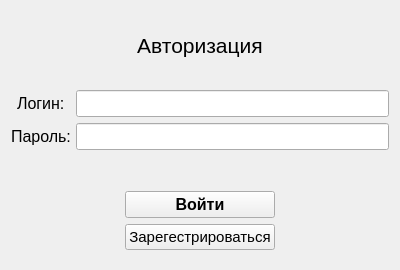
<?xml version="1.0" encoding="UTF-8"?>
<ui version="4.0">
 <class>SignIn</class>
 <widget class="QWidget" name="SignIn">
  <property name="geometry">
   <rect>
    <x>0</x>
    <y>0</y>
    <width>400</width>
    <height>270</height>
   </rect>
  </property>
  <property name="windowTitle">
   <string>Form</string>
  </property>
  <layout class="QVBoxLayout" name="verticalLayout">
   <item>
    <widget class="QLabel" name="label_4">
     <property name="font">
      <font>
       <pointsize>16</pointsize>
      </font>
     </property>
     <property name="text">
      <string>Авторизация</string>
     </property>
     <property name="alignment">
      <set>Qt::AlignCenter</set>
     </property>
    </widget>
   </item>
   <item>
    <layout class="QFormLayout" name="formLayout">
     <property name="fieldGrowthPolicy">
      <enum>QFormLayout::ExpandingFieldsGrow</enum>
     </property>
     <property name="labelAlignment">
      <set>Qt::AlignCenter</set>
     </property>
     <property name="formAlignment">
      <set>Qt::AlignCenter</set>
     </property>
     <property name="horizontalSpacing">
      <number>0</number>
     </property>
     <property name="leftMargin">
      <number>0</number>
     </property>
     <property name="topMargin">
      <number>0</number>
     </property>
     <property name="rightMargin">
      <number>0</number>
     </property>
     <property name="bottomMargin">
      <number>0</number>
     </property>
     <item row="0" column="0">
      <widget class="QLabel" name="label_5">
       <property name="font">
        <font>
         <pointsize>12</pointsize>
        </font>
       </property>
       <property name="text">
        <string>Логин: </string>
       </property>
      </widget>
     </item>
     <item row="0" column="1">
      <widget class="QLineEdit" name="Llog">
       <property name="font">
        <font>
         <pointsize>12</pointsize>
        </font>
       </property>
       <property name="alignment">
        <set>Qt::AlignLeading|Qt::AlignLeft|Qt::AlignVCenter</set>
       </property>
      </widget>
     </item>
     <item row="1" column="0">
      <widget class="QLabel" name="label_6">
       <property name="font">
        <font>
         <pointsize>12</pointsize>
        </font>
       </property>
       <property name="text">
        <string>Пароль: </string>
       </property>
      </widget>
     </item>
     <item row="1" column="1">
      <widget class="QLineEdit" name="Lpass">
       <property name="font">
        <font>
         <pointsize>12</pointsize>
        </font>
       </property>
       <property name="echoMode">
        <enum>QLineEdit::Password</enum>
       </property>
       <property name="alignment">
        <set>Qt::AlignLeading|Qt::AlignLeft|Qt::AlignVCenter</set>
       </property>
      </widget>
     </item>
    </layout>
   </item>
   <item>
    <widget class="QLabel" name="labelError">
     <property name="minimumSize">
      <size>
       <width>0</width>
       <height>25</height>
      </size>
     </property>
     <property name="maximumSize">
      <size>
       <width>16777215</width>
       <height>25</height>
      </size>
     </property>
     <property name="font">
      <font>
       <pointsize>10</pointsize>
       <weight>50</weight>
       <bold>false</bold>
      </font>
     </property>
     <property name="whatsThis">
      <string>&lt;html&gt;&lt;head/&gt;&lt;body&gt;&lt;p&gt;Если вам не удается войти в свой аккаунт, обратитесь за помощью к администратору.&lt;/p&gt;&lt;/body&gt;&lt;/html&gt;</string>
     </property>
     <property name="styleSheet">
      <string notr="true"/>
     </property>
     <property name="text">
      <string/>
     </property>
     <property name="textFormat">
      <enum>Qt::RichText</enum>
     </property>
     <property name="alignment">
      <set>Qt::AlignCenter</set>
     </property>
    </widget>
   </item>
   <item>
    <layout class="QGridLayout" name="gridLayout" columnstretch="0">
     <property name="leftMargin">
      <number>0</number>
     </property>
     <property name="topMargin">
      <number>0</number>
     </property>
     <property name="rightMargin">
      <number>0</number>
     </property>
     <property name="bottomMargin">
      <number>9</number>
     </property>
     <item row="2" column="0">
      <widget class="QPushButton" name="registr">
       <property name="minimumSize">
        <size>
         <width>150</width>
         <height>0</height>
        </size>
       </property>
       <property name="maximumSize">
        <size>
         <width>150</width>
         <height>16777215</height>
        </size>
       </property>
       <property name="font">
        <font>
         <pointsize>11</pointsize>
        </font>
       </property>
       <property name="cursor">
        <cursorShape>PointingHandCursor</cursorShape>
       </property>
       <property name="text">
        <string>Зарегестрироваться</string>
       </property>
      </widget>
     </item>
     <item row="0" column="0">
      <widget class="QPushButton" name="sign">
       <property name="minimumSize">
        <size>
         <width>100</width>
         <height>0</height>
        </size>
       </property>
       <property name="maximumSize">
        <size>
         <width>150</width>
         <height>16777215</height>
        </size>
       </property>
       <property name="font">
        <font>
         <pointsize>12</pointsize>
         <weight>75</weight>
         <bold>true</bold>
        </font>
       </property>
       <property name="cursor">
        <cursorShape>PointingHandCursor</cursorShape>
       </property>
       <property name="layoutDirection">
        <enum>Qt::LeftToRight</enum>
       </property>
       <property name="text">
        <string>Войти</string>
       </property>
      </widget>
     </item>
    </layout>
   </item>
  </layout>
 </widget>
 <resources/>
 <connections/>
</ui>
